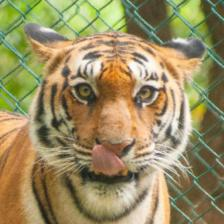
#> input picture storage/images/101.jpg, 224 x 224 px; its folder holds only this picture in this run
$ jupyter execute --allow-errors 'Image Similarity.ipynb'   (shell and % lines are left out)
#> lines starting #> are read from the running program, lines starting #| are printed output that depends on the picture
# Semantic Similarity of Images

This notebook explores ways to compare two images. This comparison should consider the content of the image and work reasonably well even if two pictures have different lighting, angle, orientation, and so on.

First we will try to calculate a similarity score of two images. We will see how different computational and ml models work for this task.

After that we will implement searching of the similar images given a query image.

[cell 1]

from skimage.metrics import structural_similarity as ssim
import cv2
from google.colab.patches import cv2_imshow

from torchvision import transforms, models
from PIL import Image

import matplotlib.pyplot as plt
from numpy.testing import assert_almost_equal
import numpy as np
import pandas as pd
import torch

import os
from tqdm import tqdm

[cell 2]
image_dir = './storage/images/'

# Mean Squared Error (MSE) and Structural Similarity Index (SSIM)

MSE counts the average squared difference between each corresponding pixel pair of two images.

SSIM is a perception-based model that considers image degradation as a perceived change in structural information. It is used for measuring image quality by comparing the original image with a distorted one.

[cell 3]
# [32 lines left out: functions mse, compare_images, not called in this run]

[cell 4]
# Load the images -- the original, contrasted and cropped
original = cv2.imread(os.path.join(image_dir, '588.jpg'))
contrast = cv2.imread(os.path.join(image_dir, '592.jpg'))
cropped = cv2.imread(os.path.join(image_dir, '593.jpg'))

# convert the images to grayscale
#> (the rest of this cell did not finish here and is left out)

[cell 5]
fig = plt.figure("Images")
images = ("Original", original), ("Contrast", contrast), ("Cropped", cropped)

# Show all images than compare each to original

#> (the rest of this cell did not finish here and is left out)

SSIM works better for distorted images than cropped ones. MSE returned a reasonable score for both pairs.

# Scale Invariant Feature Transform (SIFT)

SIFT is a feature detection algorithm in Computer Vision. It helps locate key points in the image. These key points are scale & rotation invariant and can be used for image matching, object detection, etc. We will calculate these key points for two images, match them and define similarity in terms of the number of these matches.

[cell 6]
# create SIFT object
sift = cv2.xfeatures2d.SIFT_create()
# detect SIFT features in both images
#> (the rest of this cell did not finish here and is left out)

[cell 7]
# create feature matcher
bf = cv2.BFMatcher(cv2.NORM_L1, crossCheck=True)
# match descriptors of both images
#> (the rest of this cell did not finish here and is left out)

#> (a cell that did not finish here is left out)

#> (a cell that did not finish here is left out)

Now let's implement similarity metrics with both of these algorithms, and test searching with them.

[cell 10]
# higher return value means more similarity
def similarity_ssim(imageA, imageB):
  dim = (min(len(imageA), len(imageB)), min(len(imageA[0]), len(imageB[0])))
  imageA = cv2.resize(imageA, dim)
  imageB = cv2.resize(imageB, dim)
  # m = mse(imageA, imageB)
  s = ssim(imageA, imageB)
  # return 1-m
  return s

[cell 11]
# higher return value means more similarity
def similarity_sift(imageA, imageB):
  sift = cv2.xfeatures2d.SIFT_create()
  # detect SIFT features in both images
  keypoints_1, descriptors_1 = sift.detectAndCompute(imageA,None)
  keypoints_2, descriptors_2 = sift.detectAndCompute(imageB,None)
  bf = cv2.BFMatcher(cv2.NORM_L1, crossCheck=True)
  # match descriptors of both images
  matches = bf.match(descriptors_1,descriptors_2)
  matches = sorted(matches, key = lambda x:x.distance)
  n = 50
  return 1 - (sum([match.distance for match in matches[:n]])/n)

[cell 12]
def find_similar(query_img, images, similarity, topk):
  topk = min(topk, len(images))

  similarities = [(similarity(query_img, img), i) for i, img in enumerate(images)]
  similarities.sort(key = lambda x:x[0], reverse=True)
  result_idx = [idx for sim, idx in similarities[:topk]]
  result_sim = [sim for sim, idx in similarities[:topk]]
  return result_idx, result_sim

Retrieve all images and search sample query image in them.

[cell 13]
images = []
for filename in os.listdir(image_dir):
    f = os.path.join(image_dir, filename)
    img = cv2.imread(f)
#> img is the input picture: shape (224, 224, 3); mean B, G, R 98.3, 141, 153.7
    img = cv2.cvtColor(img, cv2.COLOR_BGR2GRAY)
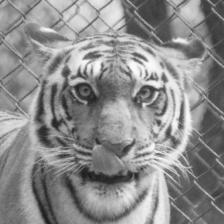
#> img: shape (224, 224); min 21, max 254, mean 139.9
    images.append(img)

[cell 14]
query_img = cv2.imread(os.path.join(image_dir, '585.jpg'))
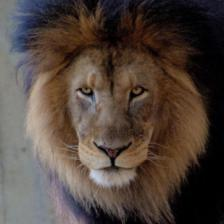
#> input picture image_similarity/dataset/585.jpg, 224 x 224 px, found by its file name
#> query_img is the input picture: shape (224, 224, 3); mean B, G, R 60.4, 67.9, 80.7
query_img = cv2.cvtColor(query_img, cv2.COLOR_BGR2GRAY)
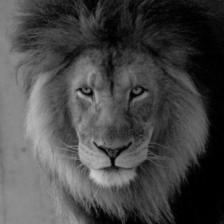
#> query_img: shape (224, 224); min 0, max 206, mean 70.9

similar_images_ssim, similarity_values_ssim = find_similar(query_img, images, similarity_ssim, 5)
#> in find_similar, `topk = min(topk, len(images))`: topk = 1
#> in similarity_ssim, `dim = (min(len(imageA), len(imageB)), min(len(imageA[0]), len(imageB[0..`: dim = (224, 224)
#> in similarity_ssim, `s = ssim(imageA, imageB)`: s = 0.0937
#> in find_similar, `similarities = [(similarity(query_img, img), i) for i, img in enumerat..`: similarities = [(0.0937, 0)]
#> in find_similar, `result_idx = [idx for sim, idx in similarities[:topk]]`: result_idx = [0]
#> in find_similar, `result_sim = [sim for sim, idx in similarities[:topk]]`: result_sim = [0.0937]
#> similar_images_ssim = [0]; similarity_values_ssim = [0.0937]

Functions for plotting search result.

[cell 15]
def setAxes(ax, image, query = False, **kwargs):
    value = kwargs.get("value", None)
    if query:
        ax.set_xlabel("Query Image\n{0}".format(image), fontsize = 8)
    else:
        ax.set_xlabel("Similarity value {1:1.3f}\n{0}".format( image,  value), fontsize = 8)

    ax.set_xticks([])
    ax.set_yticks([])

def plotSimilarImages(image, simImages, simValues):
    numCol = len(simImages) + 1
    numRow = 1
    fig = plt.figure(figsize=(10, 20))
    # now plot the most similar images
    for j in range(0, numCol*numRow):
        ax = []
        if j == 0:
            img = image
            ax = fig.add_subplot(numRow, numCol, 1)
            setAxes(ax, '', query = True)
        else:
            img = simImages[j-1]
            ax.append(fig.add_subplot(numRow, numCol, j+1))
            setAxes(ax[-1], '', value = simValues[j-1])
        img = img.convert('RGB')
        plt.imshow(img)
    plt.show()

Query results with SSIM

[cell 16]
similar_images_ssim = [Image.fromarray(images[i]) for i in similar_images_ssim]
#> similar_images_ssim = 1 item
query_image_ssim = Image.fromarray(query_img)
plotSimilarImages(query_image_ssim, similar_images_ssim, similarity_values_ssim)
#> in plotSimilarImages, `numCol = len(simImages) + 1`: numCol = 2
#> in plotSimilarImages, `plt.show()`:
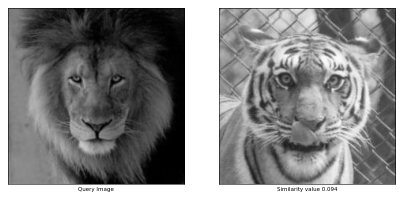
#> figure drawn by matplotlib, 2 panels

Query results with SIFT

[cell 17]
similar_images_sift, similarity_values_sift = find_similar(query_img, images, similarity_sift, 5)
#> in similarity_sift, `keypoints_1, descriptors_1 = sift.detectAndCompute(imageA,None)`: keypoints_1 = 214 keypoints; strongest (x, y, size): (91, 94, 3.8), (80, 89, 2.6), (112, 160, 3.7), (79, 93, 2.9)
#> in similarity_sift, `keypoints_2, descriptors_2 = sift.detectAndCompute(imageB,None)`: keypoints_2 = 713 keypoints; strongest (x, y, size): (164, 78, 4.2), (157, 84, 5.2), (66, 72, 5.4), (156, 93, 2.7)
#> in similarity_sift, `matches = bf.match(descriptors_1,descriptors_2)`: matches = 101 matches
#> similar_images_sift = [0]; similarity_values_sift = [-1918.8]
similar_images_sift = [Image.fromarray(images[i]) for i in similar_images_sift]
#> similar_images_sift = 1 item
query_image_sift = Image.fromarray(query_img)

plotSimilarImages(query_image_sift, similar_images_sift, similarity_values_sift)
